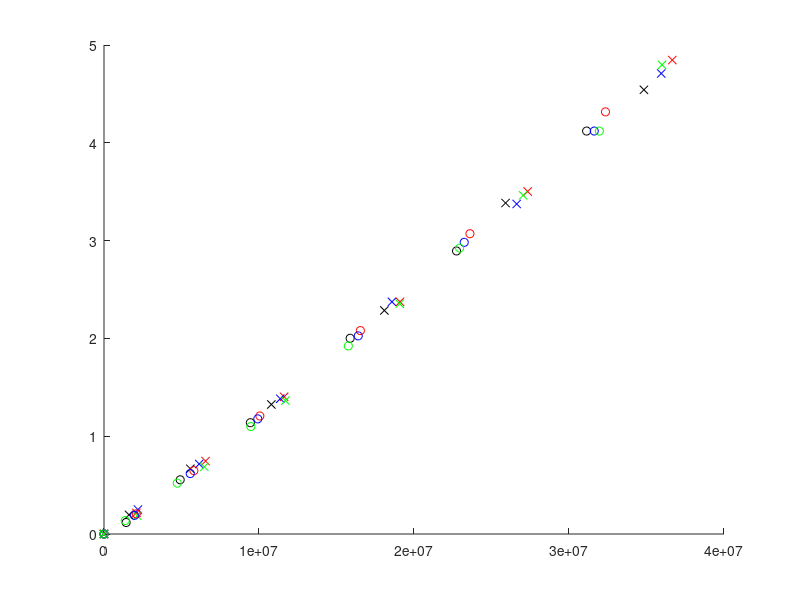

Write the MATLAB code that produced this figure. (Note: this script raises an error after producing the figure.)
% LiftData
close all

%% Info
% Lift force and rotor speed were measured in response to a series of PWM
% signals, one motor at a time. The lift force was measured by securing the
% motor to a scale and recording the weight difference. Rotor speed was
% measured using a laser tachometer. At each data point, the battery 
% voltage was also recorded. Each motor was tested once around 12.2 and 
% again around 11.2 volts. Motor and rotor parameters are estimated by
% fitting theoretical formulae to the data.

%% Data
% Notation: 
% w       -> rotor speed
% F       -> lift force
% Vmax    -> battery voltage
% V       -> voltage delivered to motor
% 1,2,3,4 -> motor number
% h,l     -> high volt experiment or low volt experiment

% PWM commands, microseconds
PW = [1100 1150 1250 1350 1450  1550 1650];

% Measured rotor speeds, rpm
w1h = [0    1270 2360 3286 4253  5090 5902]; 
w1l = [0    1195 2217 3073 3985  4769 5580];
w2h = [0    1446 2560 3409 4370  5228 6055];
w2l = [0    1444 2408 3171 4067  4859 5688];
w3h = [0    1479 2478 3372 4310  5160 5996];
w3l = [0    1403 2359 3150 4050  4821 5624];
w4h = [0    1466 2544 3421 4368  5200 6000];
w4l = [0    1170 2174 3078 3970  4790 5653];

% Lift force, converted from g to N
F1h = [0    20   68   135  233   345  463 ]/1000*9.81;
F1l = [0    12   56.5 116  204   295  420 ]/1000*9.81;
F2h = [0    22   76   143  242   357  494 ]/1000*9.81;
F2l = [0    21   66   123  212   313  440 ]/1000*9.81;
F3h = [0    25.5 73   141  242   344  480 ]/1000*9.81;
F3l = [0    19.4 63   120  206.5 304  420 ]/1000*9.81;
F4h = [0    19   70   139  240   353  489 ]/1000*9.81;
F4l = [0    14   53   112  196   298  420 ]/1000*9.81;

% battery voltage, Volts
Vmax1h = [12.3 12.3 12.2 12.2 12.2 12.1 12.1];
Vmax1l = [11.3 11.3 11.3 11.3 11.3 11.2 11.2];
Vmax2h = [12.3 12.3 12.3 12.3 12.2 12.2 12.2];
Vmax2l = [11.3 11.3 11.3 11.3 11.2 11.2 11.2];
Vmax3h = [12.2 12.2 12.2 12.2 12.1 12.1 12.1];
Vmax3l = [11.3 11.3 11.3 11.3 11.2 11.2 11.1];
Vmax4h = [12.5 12.5 12.4 12.4 12.4 12.3 12.2];
Vmax4l = [11.3 11.3 11.3 11.2 11.2 11.2 11.1];

% Voltage delivered to motors
% V = Vmax/800*(PW-1100)
% 1100 is the minimum pulsewidth, and 800 is the range of pulsewidths
V1h = Vmax1h.*(PW-1100)./800;
V1l = Vmax1l.*(PW-1100)./800;
V2h = Vmax2h.*(PW-1100)./800;
V2l = Vmax2l.*(PW-1100)./800;
V3h = Vmax3h.*(PW-1100)./800;
V3l = Vmax3l.*(PW-1100)./800;
V4h = Vmax4h.*(PW-1100)./800;
V4l = Vmax4l.*(PW-1100)./800;

%% Fit lift coefficient
% F = kw^2
% Find linear regression on F vs w^2, constrained with (0,0)
figure
hold on
plot(w1h.^2,F1h,'kx')
plot(w2h.^2,F2h,'rx')
plot(w3h.^2,F3h,'bx')
plot(w4h.^2,F4h,'gx')
plot(w1l.^2,F1l,'ko')
plot(w2l.^2,F2l,'ro')
plot(w3l.^2,F3l,'bo')
plot(w4l.^2,F4l,'go')
wSquared = [w1h, w2h, w3h, w4h, w1l, w2l, w3l, w4l].^2;
F        = [F1h, F2h, F3h, F4h, F1l, F2l, F3l, F4l];
fitfun1  = fittype(@(k,x) k*x);
k0       = 1e-7;
fit1     = fit(wSquared',F',fitfun1,'StartPoint',k0);
t1 = linspace(min(wSquared),max(wSquared),100);
y2 = fit1.k*t1;
plot(t1,y2,'r-')
xlabel('w^2, rpm^2')
ylabel('Lift Force, N')
hold off
k = fit1.k;

%% Fit drag coefficient and motor parameters
% v = Rb/kT*w^2 + ke*w
% Fit the above function, with parameters RbkT = Rb/kT and ke.
% The above function comes from the motor dynamics
% v      = R*i + L*i_dot + ke*w
% Jw_dot = -kT*i - bw^2
% evaluated at equilibrium.

figure
hold on
plot(w1h,V1h,'kx')
plot(w2h,V2h,'rx')
plot(w3h,V3h,'bx')
plot(w4h,V4h,'gx')
plot(w1l,V1l,'ko')
plot(w2l,V2l,'ro')
plot(w3l,V3l,'bo')
plot(w4l,V4l,'go')
w = [w1h, w1l, w2h, w2l, w3h, w3l, w4h, w4l];
V = [V1h, V1l, V2h, V2l, V3h, V3l, V4h, V4l];
fitfun2 = fittype(@(RbkT, ke, x) RbkT*x.^2 + ke*x);
RbkT0   = 1/(8e6);
ke0     = 0.0005;
fit2    = fit(w',V',fitfun2,'StartPoint',[RbkT0; ke0]);
t2 = linspace(min(w),max(w),100);
y2 = fit2.RbkT*t2.^2 + fit2.ke*t2;
plot(t2,y2,'r-')
xlabel('w^2, rpm^2')
ylabel('Voltage, V')
hold off
ke = fit2.ke;

%% Measure motor resistance experimentally
% Method: https://www.youtube.com/watch?v=4GgE01acZ6E\&ab\_channel=RCexplained
R = .17;

%% Solve for remaining terms
% ke and kT are directly related. ke = V/w, and kT = torque/i. Electrical
% and mechanical power balance gives 
% sqrt(3)*v*i = 2*pi/60*w*torque
% where sqrt(3)*v*i is rms electrical power, and 2*pi/60 converts
% mechanical power, w*torque, to Nm/s. Rearranging yields the result.
kT = 60*sqrt(3)/(2*pi)*ke;
b  = fit2.RbkT/R*kT;

%% Print results
disp(['R: ',num2str(R)])
disp(['k: ',num2str(k)])
disp(['ke: ',num2str(ke)])
disp(['kT: ',num2str(kT)])
disp(['b: ',num2str(b)])

%% Conversion from rotor speed to PW
% PW = 800/Vmax*(R*b/kT*w^2 + ke*w) + 1100

